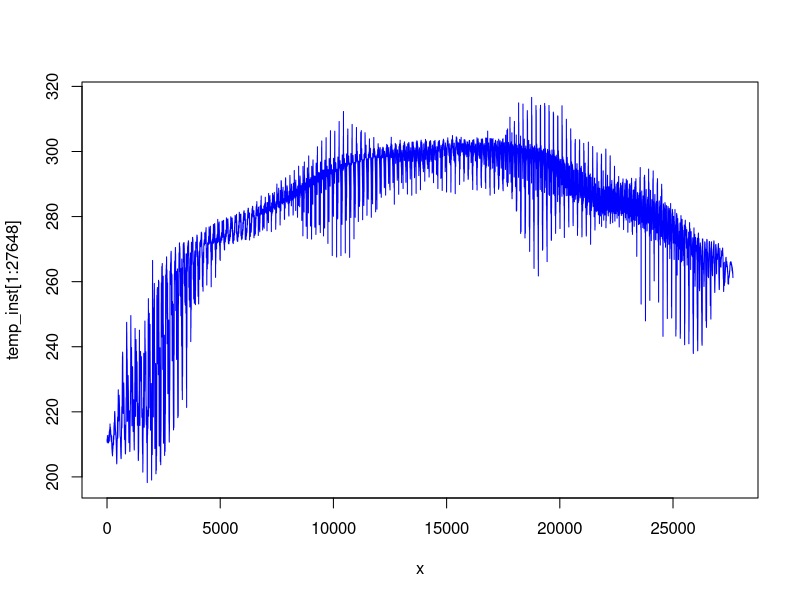
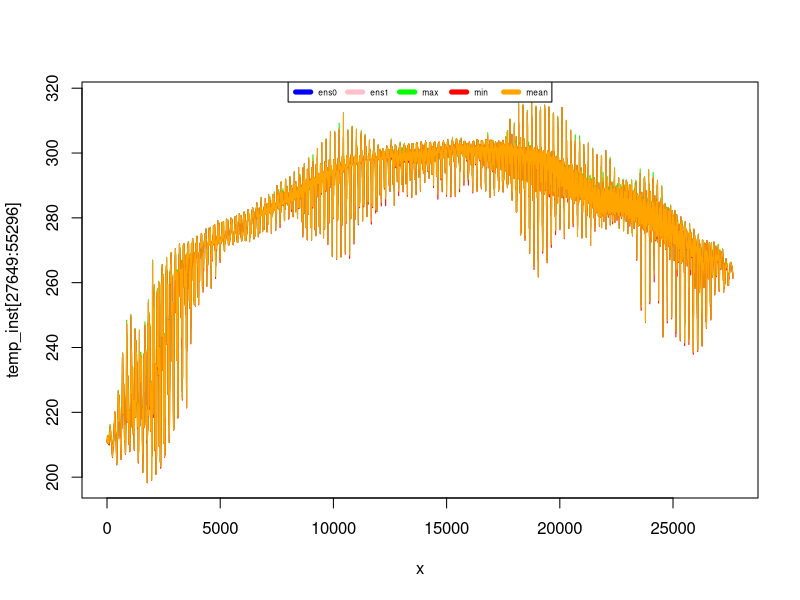
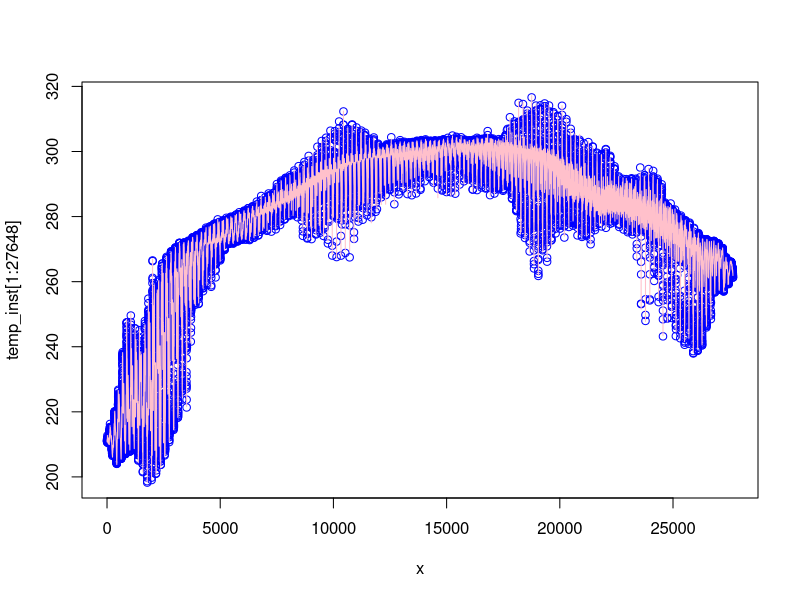
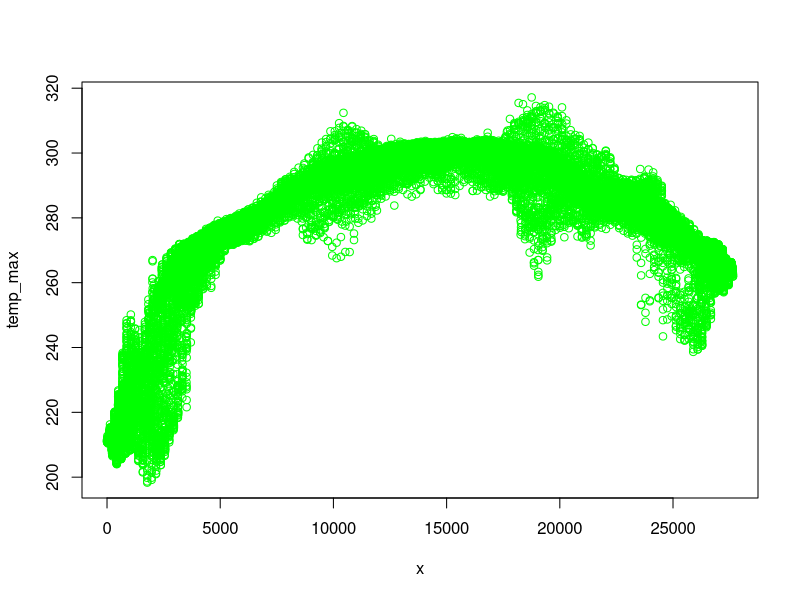
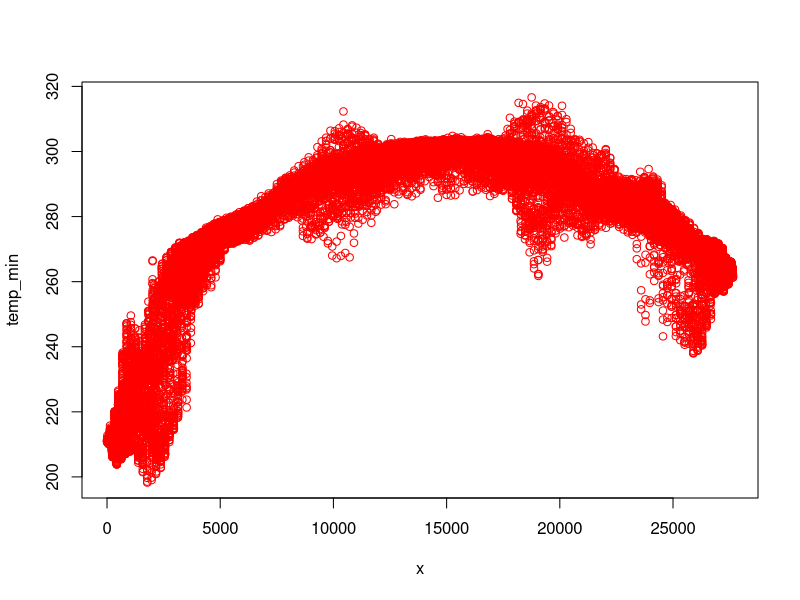
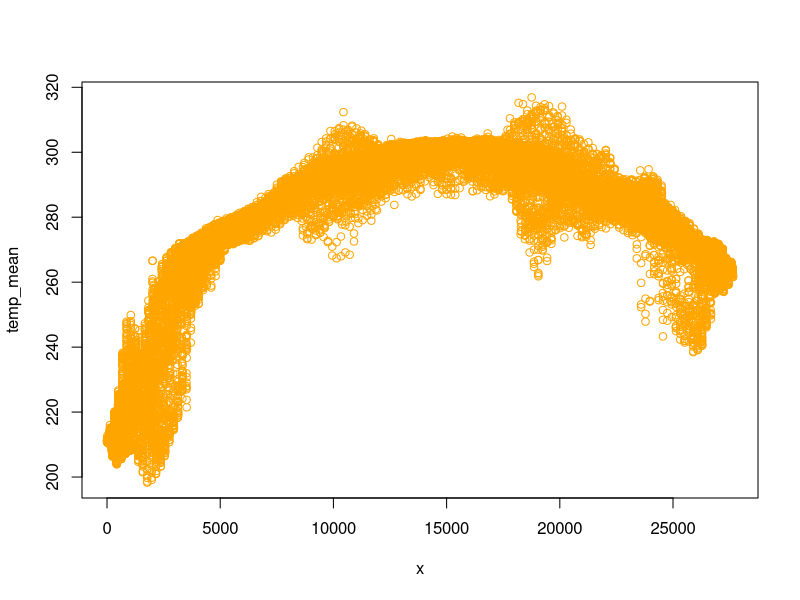

These figures' R source, in order:
#!/usr/bin/env Rscript

# ########################################################

pdf("temp.pdf") # either save all files in one pdf or the files in specific pdfs; find an option to automatise the choice

# temp_inst = read.csv("temp-inst.csv")
# temp_max = read.csv("temp-max.csv")
# temp_min = read.csv("temp-min.csv")
# temp_mean = read.csv("temp-mean.csv")

# data = read.table("test.csv", header=FALSE, sep = ',')
temp_inst = read.table("inst2.txt", header=FALSE, sep = ',')
temp_max = read.table("max2.txt", header=FALSE, sep = ',')
temp_min = read.table("min2.txt", header=FALSE, sep = ',')
temp_mean = read.table("mean2.txt", header=FALSE, sep = ',')
temp_stdev = read.table("stdev2.txt", header=FALSE, sep = ',')

x1=length(temp_inst)
x2=length(temp_max)
x3=length(temp_min)
x4=length(temp_mean)
x5=length(temp_stdev)

print(x1)
print(x2)
print(x3)
print(x4)
print(x5)

x = seq(1, x2, 1)


plot(x,temp_inst[1:27648],type="l",col="blue")
plot(x,temp_inst[27649:55296],type="l",col="pink")
lines(x,temp_max,type="l",col="green",)
lines(x,temp_min,type="l",col="red")
lines(x,temp_mean,type="l",col="orange")
#lines(x,temp_stdev,col="pink")
plot_colors <- c("blue","pink","green","red","orange")
legend(x = "top",inset = 0,
        legend = c("ens0", "ens1","max", "min","mean"), 
        col=plot_colors, lwd=5, cex=.5, horiz = TRUE)


plot(x,temp_inst[1:27648],col="blue")
lines(x,temp_inst[27649:55296],col="pink")

plot(x,temp_max,col="green")

plot(x,temp_min,col="red")

plot(x,temp_mean,col="orange")

#plot(x,temp_stdev,col="pink")

# dev.off()
print("Graphics constructed with success!")
